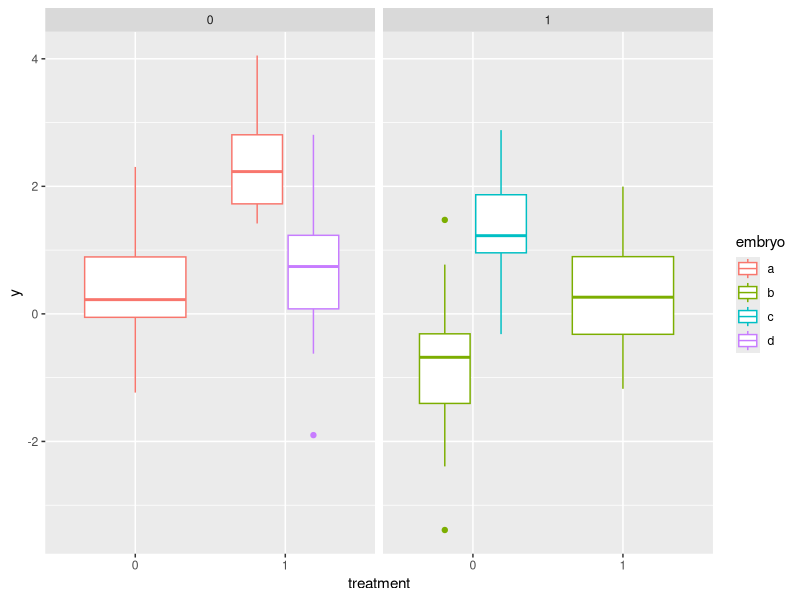
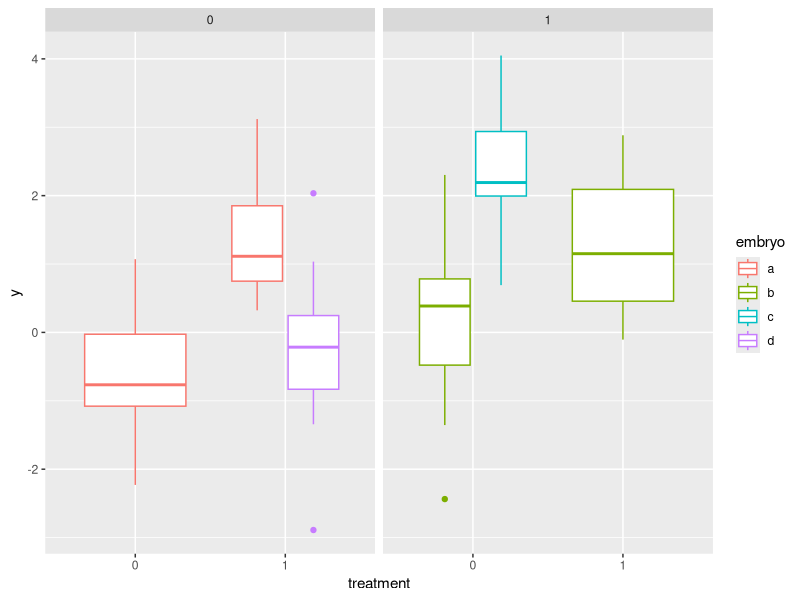
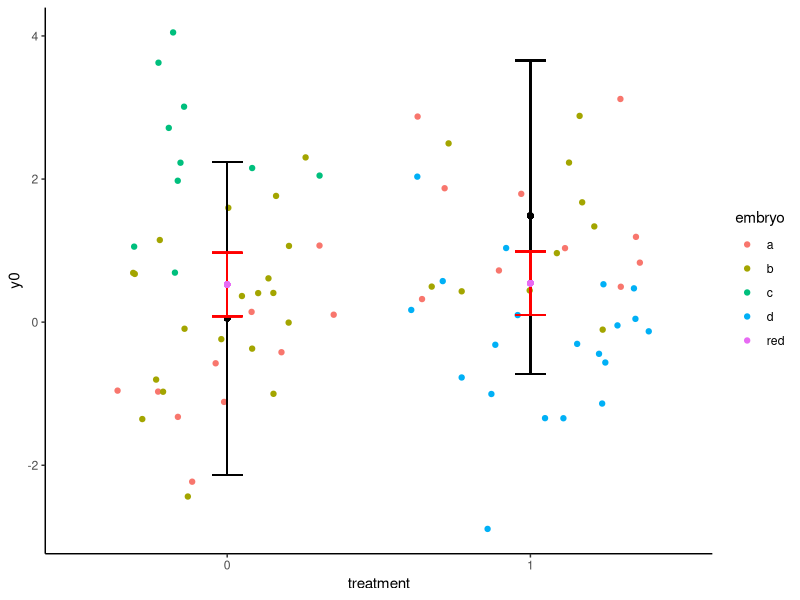

Reproduce these figures in R, in order.
## ---- chunk 1
knitr::opts_chunk$set(echo = TRUE, message = FALSE, warning = FALSE)
## ---- chunk 2
library(lme4)
library(lmerTest)
library(ggplot2)

set.seed(1)
n <- 2  # a multiplier to control samples size (n was a bad choice of name!)

## ---- chunk 3
mean.treatment.effect <- 1.5
sd.treatment <- sd.control <- 1
random.embryo.effect <- scale(c(0, -1, 1, -0.5))
random.mother.effect <- 0

df <- data.frame(embryo = factor(c(rep("a", n*10),
                                   rep("b", n*15), rep("c", n*5), rep("d", n*10))),
                 mother = factor(c(rep(0, n*10), rep(1, n*20), rep(0, n*10))),
                 treatment = factor(c(rep(0, n*5), rep(1, n*10), rep(0, n*15), rep(1, n*10))),
                 ranef.em = c(rnorm(n*10, random.embryo.effect[1L], 0.1),
                               rnorm(n*15, random.embryo.effect[2L], 0.1),
                               rnorm(n*5,  random.embryo.effect[3L], 0.1),
                               rnorm(n*10, random.embryo.effect[4L], 0.1)),
                 ranef.mo = c(rnorm(n*10, random.mother.effect, 0.1),
                               rnorm(n*20, 0, 0.1),
                               rnorm(n*10, random.mother.effect, 0.1)))


y0 = c(rnorm(n*5, 0, sd.control),
      rnorm(n*10, mean.treatment.effect, sd.treatment),
      rnorm(n*15, 0, sd.control),
      rnorm(n*10, mean.treatment.effect, sd.treatment))

df$y <- y0 + df$ranef.em + df$ranef.mo

ggplot(df, aes(x = treatment, y = y, colour = embryo)) + 
  geom_boxplot() +
  facet_wrap(~mother)

xtabs(~ embryo + treatment, df)

## ---- chunk 4
summary(m1 <- lm(y ~ treatment, df))
## ---- chunk 5
(m2 <- lmer(y ~ treatment + (1|mother/embryo), df))
## ---- chunk 6
k1 <- data.frame(ranef(m2)$embryo, random.embryo.effect)
names(k1) = c("estimated", "true")
k2 <- data.frame(ranef(m2)$mother, random.mother.effect)
names(k2) = c("estimated", "true")
print(k1)
print(k2)
## ---- chunk 7

random.mother.effect <- c(-1, 1)

df$ranef.mo <- c(rnorm(n*10, random.mother.effect[1L], 0.1),
                 rnorm(n*20, random.mother.effect[2L], 0.1),
                 rnorm(n*10, random.mother.effect[1L], 0.1))

df$y <- y0 + df$ranef.em + df$ranef.mo

ggplot(df, aes(x = treatment, y = y, colour = embryo)) + 
  geom_boxplot() +
  facet_wrap(~mother)

## ---- chunk 8
(m2 <- lmer(y ~ treatment + (1|mother/embryo), df))

## ---- chunk 9
k1 <- data.frame(ranef(m2)$embryo, random.embryo.effect)
names(k1) = c("estimated", "true")
k2 <- data.frame(ranef(m2)$mother, random.mother.effect)
names(k2) = c("estimated", "true")
print(k1)
print(k2)
## ---- chunk 10
anova(m1 <- lm(y ~ treatment, df))
anova(m2)
## ---- chunk 11
nsim = 1500
df.new <- df

bootfit <- bootMer(m2, FUN=function(x) predict(x, df.new, re.form = NA),
                   nsim = nsim,
                   parallel = "multicore",
                   ncpus = 3L)

df.new$lwr.boot <- apply(bootfit$t, 2, quantile, 0.025)
df.new$upr.boot <- apply(bootfit$t, 2, quantile, 0.975)
df.new$y0 <- apply(bootfit$t, 2, mean)
prd <- predict(m1, interval = "confidence")
df.new <- cbind(df.new, data.frame(prd))
## ---- chunk 12
ggplot(df.new, aes(x = treatment, y = y0)) +
   geom_point(position = position_jitter(), aes(x = treatment, y = y, colour = embryo)) +
  geom_point(position = position_dodge(width = 0.25)) +
     geom_errorbar(position = position_dodge(width = 0.25), aes(ymax=upr.boot, ymin=lwr.boot), width=.1) +
     geom_errorbar(aes(ymax = upr, ymin = lwr), width = 0.1, colour = "red") +
     geom_point(aes(y = fit, colour = "red")) +
  theme(panel.grid.major = element_blank(),
        panel.grid.minor = element_blank(),
        panel.background = element_blank(), 
        axis.line = element_line(colour = "black")) 



boot.effect <- df.new$y0[26]-df.new$y0[1]
glm.effect <- df.new$fit[26]-df.new$fit[1]
